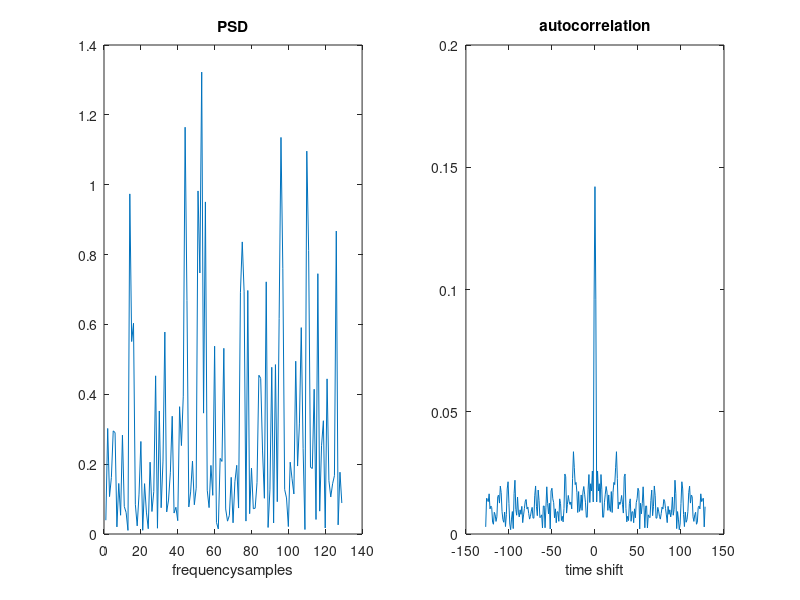

The MATLAB script that drew this image:
y=normrnd(0,1,1,200);
Gy=periodogram(y);
Ry=abs(ifft(Gy,256));
Ry=[Ry(130:256)' Ry(1:129)'];
t=-127:1:128;
subplot(1,2,1);
plot(Gy);
xlabel('frequencysamples');
title('PSD');
subplot(1,2,2);
plot(t,Ry);
xlabel('time shift');
title('autocorrelation');

